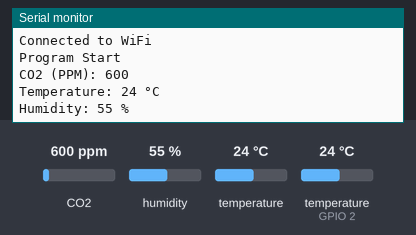
The sketch below on a simulated ESP32. On the bench: the last lines printed to the serial monitor. Inputs (shaded band) come from the test bench; at power-on: CO2 600 ppm, humidity 55 %, temperature (sensor on GPIO 2) 24 °C, temperature 24 °C. WiFi joins after 1.5 s; servers stay silent unless stated; uploads are accepted with an empty reply.

Above: at 3.3 s.
3.4 s: CO2 set to 452 ppm
At 4.5 s:
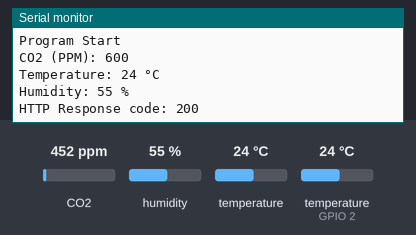
7.0 s: humidity set to 22 %
At 8.8 s:
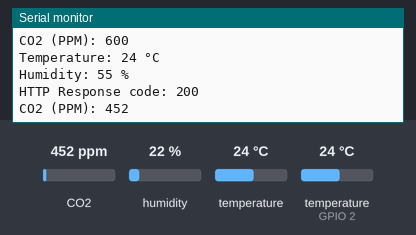
10.6 s: temperature (sensor on GPIO 2) set to 12 °C
At 11.5 s:
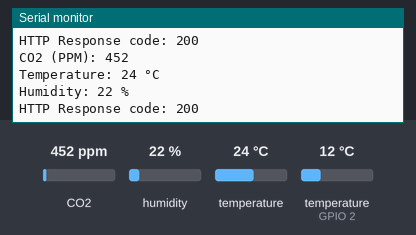
14.2 s: CO2 set to 1050 ppm
At 15.6 s:
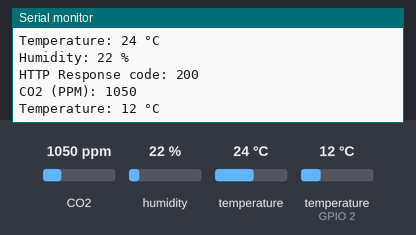
17.8 s: humidity set to 40 %
At 21.4 s:
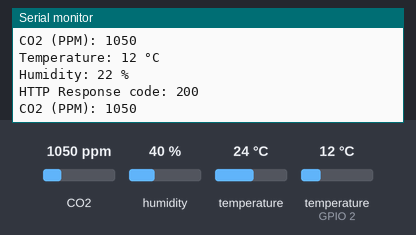
Timing chart, 0 to 22.4 s (numbered marks = the images above; inputs shaded):
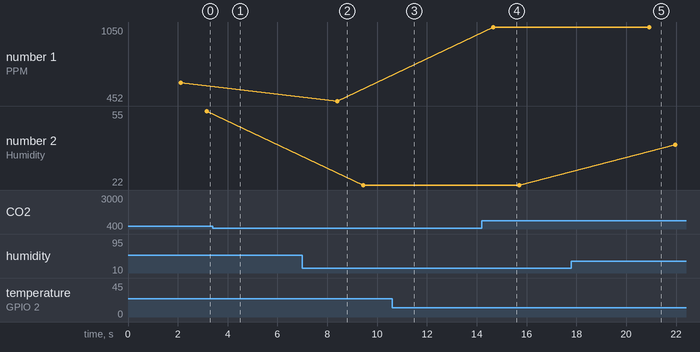

Measured:
- after the input at 14.2 s, the serial monitor: prints a new line after 0.46 s (image 4)
- plotted number 1: 452 → 1050 after the input at 14.2 s
- plotted number 2: 55 → 22 after the input at 7.0 s, 22 → 40 after the input at 17.8 s

The sketch:

esp32wirelessUART.ino
```cpp
#include <WiFi.h>
#include <HTTPClient.h>
#include <MHZ19.h>
#include <DHT11.h>

#define co2pwmPin 13 // GPIO13 for PWM input
//for UART mode
#define RX_PIN 16 // UART1_RX (connect to MH-Z19 TX)
#define TX_PIN 17 // UART1_TX (connect to MH-Z19 RX)

const char* ssid = "WIFI_NAME";
const char* password = "PSSWD";
const char* serverURL = "http://<Your IP here >/esp-data.json";
const char* authToken = "Token"; // Authentication token
//static IP

// IPAddress local_IP(192, 168, 1, 184);
// // Set your Gateway IP address
// IPAddress gateway(192, 168, 1, 1);

// IPAddress subnet(255, 255, 0, 0);


unsigned long previousMillis = 0;
unsigned long WIFI_interval = 30000; //30 seconds


//MHZ19 input:
MHZ19 co2Sensor; // Create an instance of the MH-Z19 class

// DHT11 input:

// - For ESP32: Connect the sensor to pin GPIO2 or P2.
// - For ESP8266: Connect the sensor to GPIO2 or D4.
DHT11 dht11(2);

int co2Ppm = 0;
int temperature = 0.0;
int humidity = 0;

void initWiFi() {
  WiFi.mode(WIFI_STA);
  WiFi.begin(ssid, password);
  Serial.print("Connecting to WiFi ..");
  while (WiFi.status() != WL_CONNECTED) {
    Serial.print('.');
    delay(1000);
  }
  Serial.println(WiFi.localIP());
  Serial.println("Connected to WiFi");
}
void sendData() {
  if (WiFi.status() == WL_CONNECTED) { // Ensure WiFi is connected
    HTTPClient http;

    http.begin(serverURL); // Set the server URL
    http.addHeader("Content-Type", "application/json"); // Specify content type
    http.addHeader("Authorization", authToken);
    // Create JSON payload
    String jsonPayload = "{";
    jsonPayload += "\"co2Ppm\":" + String(co2Ppm) + ",";
    jsonPayload += "\"temperature\":" + String(temperature) + ",";
    jsonPayload += "\"humidity\":" + String(humidity);
    jsonPayload += "}";

    // Send HTTP POST request
    int httpResponseCode = http.POST(jsonPayload);

    // Handle the response
    if (httpResponseCode > 0) {
      Serial.print("HTTP Response code: ");
      Serial.println(httpResponseCode);
    } else {
      Serial.print("Error code: ");
      Serial.println(httpResponseCode);
    }

    http.end(); // Free resources
  } else {
    Serial.println("WiFi not connected, skipping sendData()");
  }
}
void setup() {
  // put your setup code here, to run once:
  // for debugging Serial.begin(115200);
  // if (!WiFi.config(local_IP, gateway, subnet, primaryDNS, secondaryDNS)) {
  //   Serial.println("STA Failed to configure");
  // }

  initWiFi();

  Serial.begin(9600); // Initialize Serial Monitor

  Serial2.begin(9600, SERIAL_8N1, RX_PIN, TX_PIN);
  co2Sensor.begin(Serial2);

  // SERIAL_8N1 is the format

  //co2Sensor.begin(Serial); // Initialize MH-Z19 sensor with default Serial port
  //pinMode(co2pwmPin, INPUT);


  Serial.println("Program Start");


  delay(100);

  if (co2Sensor.getABC()) {
    Serial2.println("ABC Mode is enabled. Disabling...");
    co2Sensor.autoCalibration(false); // Disable Automatic Baseline Correction if not needed
  }

  if (co2Sensor.getTemperature() == -1) {
    Serial.println("Sensor may be preheating...");
    delay(5000); // Wait for sensor to stabilize
  }
}


void loop() {
  // put your main code here, to run repeatedly:
  unsigned long currentMillis = millis();
  // if WiFi is down, try reconnecting
  if ((WiFi.status() != WL_CONNECTED) && (currentMillis - previousMillis >= WIFI_interval)) {
    Serial.print(millis());
    Serial.println("Reconnecting to WiFi...");
    WiFi.disconnect();
    WiFi.reconnect();
    previousMillis = currentMillis;
  }
  co2Ppm = co2Sensor.getCO2(); // Get CO2 reading
//temperature = co2Sensor.getTemperature(); // Get temperature reading

  if (co2Ppm != -1) {
    Serial.print("CO2 (PPM): ");
    Serial.println(co2Ppm);
  } else {
    Serial.println("Error reading CO2 value");
  }

  temperature = dht11.readTemperature(); // Get temperature reading

  if (temperature != DHT11::ERROR_CHECKSUM && temperature != DHT11::ERROR_TIMEOUT) {
        Serial.print("Temperature: ");
        Serial.print(temperature);
        Serial.println(" °C");
    } else {
        // Print error message based on the error code.
        Serial.println(DHT11::getErrorString(temperature));
    }
  humidity = dht11.readHumidity();
  if (humidity != DHT11::ERROR_CHECKSUM && humidity != DHT11::ERROR_TIMEOUT) {
        Serial.print("Humidity: ");
        Serial.print(humidity);
        Serial.println(" %");
    } else {
        // Print error message based on the error code.
        Serial.println(DHT11::getErrorString(humidity));
    }
  sendData();

  delay(5000); // Wait 1 minute before the next reading
}
```
